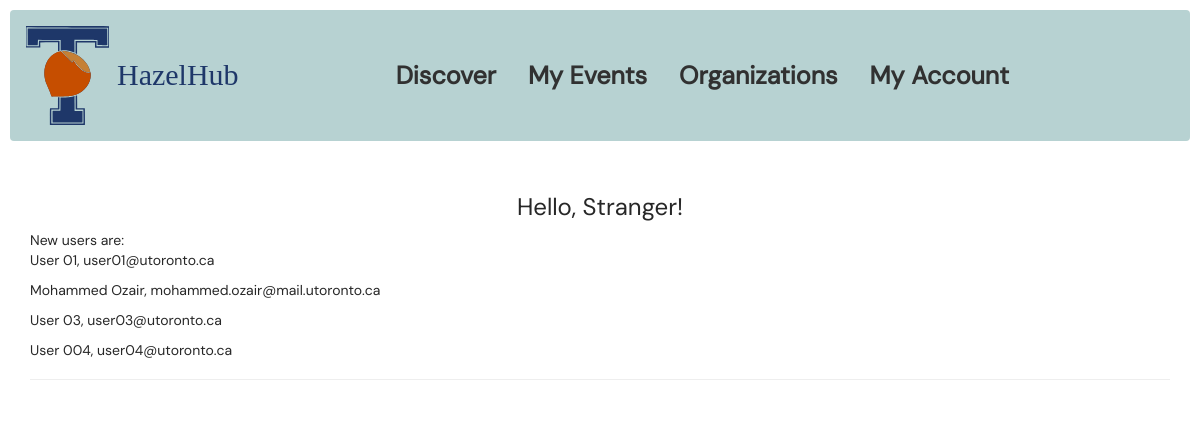
/list, run on an earlier commit of the app's database.
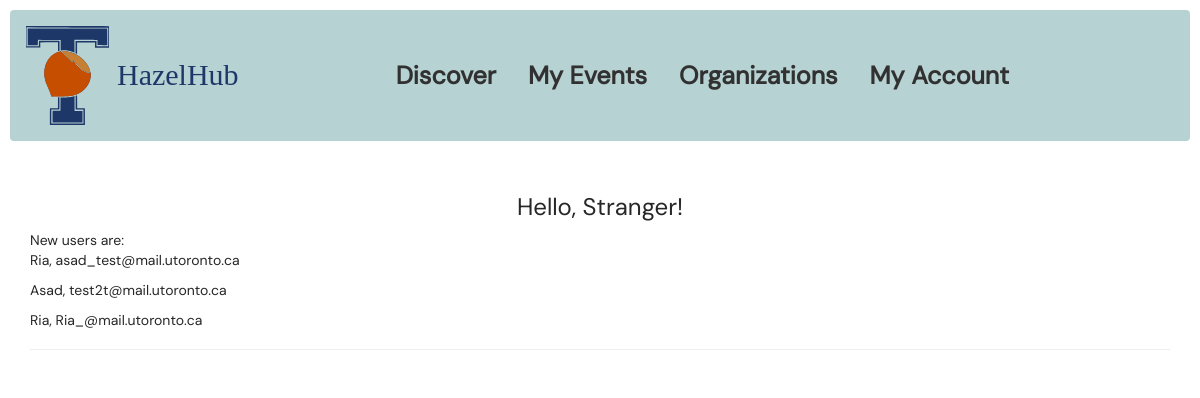
And on a later commit of the database.
### app/models.py (models this page shows, shortened)
class User(UserMixin, db.Model):
    __tablename__ = "users"
    id = db.Column(db.String(255), primary_key=True)
    role = "user"
    name = db.Column(db.String(10), nullable=False)
    email = db.Column(db.String(100), unique=True, nullable=False)
    password = db.Column(db.String(255), nullable=False)
    faculty = db.Column(db.String(255))
    major = db.Column(db.String(255))
    campus = db.Column(db.String(255))
    year_of_study = db.Column(db.String(255))
    events: Mapped[List[Event]] = relationship(secondary=UserEvents, back_populates="users")
    interests: Mapped[List[Interest]] = relationship(
        secondary=UserInterests, back_populates="users"
    )

### app/main/users/routes.py (the view)
@users_blueprint.route("/list", methods=["GET"])
def user_list():
    users = User.query.all()
    if users is not None:
        return render_template("user.html", name=session.get("first_name", "Stranger"), users=users)

### app/templates/user.html
{% extends "base.html" %} {% block title %}HazelHub{% endblock %} {% block
page_content %}
<div class="page-header">
  <h1>Hello, {{ name }}!</h1>
  New users are: {% for user in users %}
  <p>{{user.name}}, {{user.email}}</p>
  {% endfor %}
</div>
{% endblock %}

### app/templates/base.html (shortened to what this page needs)
{% extends "bootstrap/base.html" %} {% block title %}HazelHub{% endblock %} {%
block navbar %}
<link rel="stylesheet" href="{{ url_for('static', filename='css/main.css') }}">
<div class="tob-bar-container tob-bar-root-class-name">
  <div class="tob-bar-top-bar">
    <img alt="image" src="{{ url_for('static', filename='assets/hazelhublogo.svg') }}" class="tob-bar-image" />
    <span class="tob-bar-text"><span>HazelHub</span></span>
    <nav class="tob-bar-links">
      <a href="/discover" class="tob-bar-navlink">
        <span>Discover</span>
      </a>
      <a href="/myEvents" class="tob-bar-navlink1">
        <span>My Events</span>
      </a>
      <a href="/organizer/list" class="tob-bar-navlink2">
        <span>Organizations</span>
      </a>
      {% if current_user.name %}
      <a href="/user/myAccount" class="tob-bar-navlink3">
        <span>My Account</span>
      </a>
      {% else %}
      <a href="/organizer/myAccount" class="tob-bar-navlink3">
        <span>My Account</span>
      </a>
      {% endif %}
    </nav>
  </div>
</div>
{% endblock %} {% block content %}
<div class="container">
   {% block page_content %}{% endblock %}
</div>
{% endblock %}

### app/static/css/main.css (style rules this page uses)
*, *::before, *::after { box-sizing: border-box; }
html { background-color: #ffffff; }
body { color: #272727; font-family: "DM Sans"; font-style: normal; font-weight: 400; letter-spacing: 0; padding: 1rem; }
h1 { font-size: 24px; font-weight: 400; text-align: center; }
img { height: auto; max-width: 100%; vertical-align: middle; }

### app/static/css/style.css (style rules this page uses)
:root { --dl-color-gray-500: #595959; --dl-color-gray-700: #999999; --dl-color-gray-900: #D9D9D9; --dl-size-size-large: 144px; --dl-size-size-small: 48px; --dl-color-danger-300: #A22020; --dl-color-danger-500: #BF2626; --dl-color-danger-700: #E14747; --dl-color-gray-black: #000000; --dl-color-gray-white: #FFFFFF; --dl-size-size-medium: 96px; --dl-size-size-xlarge: 192px; --dl-size-size-xsmall: 16px; --dl-space-space-unit: 16px; --dl-color-hazelhub-bb: #b7d2d2ff; --dl-color-primary-100: #003EB3; --dl-color-primary-300: #0074F0; --dl-color-primary-500: #14A9FF; --dl-color-primary-700: #85DCFF; --dl-color-success-300: #199033; --dl-color-success-500: #32A94C; --dl-color-success-700: #4CC366; --dl-size-size-xxlarge: 288px; --dl-size-size-maxwidth: 1400px; --dl-radius-radius-round: 50%; --dl-color-hazelhub-beige: #e6d1abff; --dl-color-hazelhub-cream: #fbf9eeff; --dl-color-hazelhub-dblue: #484e58ff; --dl-color-hazelhub-hazel: #c64e00ff; --dl-color-hazelhub-lblue: #486287ff; --dl-color-hazelhub-tblue: #1e3769ff; --dl-color-hazelhub-white: #ffffffff; --dl-space-space-halfunit: 8px; --dl-space-space-sixunits: 96px; --dl-space-space-twounits: 32px; --dl-color-hazelhub-dblack: #313131ff; --dl-color-hazelhub-hazel2: #c58035ff; --dl-radius-radius-radius2: 2px; --dl-radius-radius-radius4: 4px; --dl-radius-radius-radius8: 8px; --dl-space-space-fiveunits: 80px; --dl-space-space-fourunits: 64px; --dl-space-space-threeunits: 48px; --dl-space-space-oneandhalfunits: 24px; }
.tob-bar-container { width: 100%; height: 400px; display: flex; position: relative; align-items: flex-start; flex-direction: column; }
.tob-bar-top-bar { flex: 0 0 auto; width: auto; display: flex; z-index: 100; position: relative; align-items: center; padding-top: var(--dl-space-space-halfunit); padding-left: var(--dl-space-space-halfunit); border-radius: var(--dl-radius-radius-radius4); padding-right: var(--dl-space-space-oneandhalfunits); padding-bottom: var(--dl-space-space-halfunit); justify-content: flex-start; background-color: var(--dl-color-hazelhub-bb); }
.tob-bar-image { width: 99px; height: 115px; object-fit: cover; padding-top: var(--dl-space-space-halfunit); padding-left: var(--dl-space-space-halfunit); padding-right: var(--dl-space-space-halfunit); padding-bottom: var(--dl-space-space-halfunit); }
.tob-bar-text { color: var(--dl-color-hazelhub-tblue); font-size: 30px; align-self: center; font-style: normal; font-family: "Renogare"; font-weight: 200; }
.tob-bar-links { flex: 1; width: 1548px; display: flex; align-items: center; flex-direction: row; justify-content: center; }
.tob-bar-navlink { color: var(--dl-color-hazelhub-dblack); font-size: 25px; font-style: normal; font-family: "DM Sans"; font-weight: 600; text-decoration: none; }
.tob-bar-navlink1 { color: var(--dl-color-hazelhub-dblack); font-size: 25px; font-style: normal; font-family: "DM Sans"; font-weight: 600; margin-left: var(--dl-space-space-twounits); text-decoration: none; }
.tob-bar-navlink2 { color: var(--dl-color-hazelhub-dblack); font-size: 25px; font-style: normal; font-family: "DM Sans"; font-weight: 600; margin-left: var(--dl-space-space-twounits); text-decoration: none; }
.tob-bar-navlink3 { color: var(--dl-color-hazelhub-dblack); font-size: 25px; font-style: normal; font-family: "DM Sans"; font-weight: 600; margin-left: var(--dl-space-space-twounits); text-decoration: none; }
.tob-bar-root-class-name { height: var(--dl-size-size-large); }

What changed in the data, as far as the page shows it:
removed User: name "User 01", email "user01@utoronto.ca"
removed User: name "Mohammed Ozair", email "mohammed.ozair@mail.utoronto.ca"
removed User: name "User 03", email "user03@utoronto.ca"
removed User: name "User 004", email "user04@utoronto.ca"
added User: name "Ria", email "asad_test@mail.utoronto.ca"
added User: name "Asad", email "test2t@mail.utoronto.ca"
added User: name "Ria", email "Ria_@mail.utoronto.ca"
